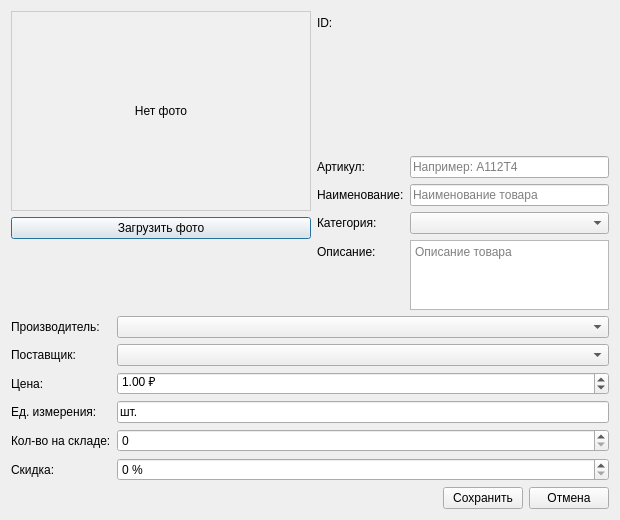
<?xml version="1.0" encoding="UTF-8"?>
<ui version="4.0">
 <class>ProductEditDialog</class>
 <widget class="QDialog" name="ProductEditDialog">
  <property name="geometry">
   <rect><x>0</x><y>0</y><width>620</width><height>520</height></rect>
  </property>
  <property name="windowTitle"><string>Товар</string></property>
  <property name="minimumSize"><size><width>600</width><height>0</height></size></property>
  <layout class="QVBoxLayout" name="mainLayout">
   <!-- ═══ верх: фото слева, поля справа ═══ -->
   <item>
    <layout class="QHBoxLayout" name="topLayout">
     <item>
      <layout class="QVBoxLayout" name="imageLayout">
       <item>
        <widget class="QLabel" name="photo_label">
         <property name="minimumSize"><size><width>300</width><height>200</height></size></property>
         <property name="maximumSize"><size><width>300</width><height>200</height></size></property>
         <property name="alignment"><set>Qt::AlignCenter</set></property>
         <property name="styleSheet"><string>border:1px solid #ccc;background:#f0f0f0;</string></property>
         <property name="text"><string>Нет фото</string></property>
        </widget>
       </item>
       <item>
        <widget class="QPushButton" name="upload_btn">
         <property name="text"><string>Загрузить фото</string></property>
        </widget>
       </item>
       <item>
        <spacer name="imgSpacer">
         <property name="orientation"><enum>Qt::Vertical</enum></property>
         <property name="sizeHint" stdset="0"><size><width>20</width><height>40</height></size></property>
        </spacer>
       </item>
      </layout>
     </item>
     <item>
      <layout class="QFormLayout" name="rightForm">
       <item row="0" column="0">
        <widget class="QLabel" name="id_text_label">
         <property name="text"><string>ID:</string></property>
        </widget>
       </item>
       <item row="0" column="1">
        <widget class="QLabel" name="id_value">
         <property name="text"><string/>
         </property>
         <property name="font"><font><bold>true</bold></font></property>
        </widget>
       </item>
       <item row="1" column="0">
        <widget class="QLabel" name="artLbl">
         <property name="text"><string>Артикул:</string></property>
        </widget>
       </item>
       <item row="1" column="1">
        <widget class="QLineEdit" name="article_input">
         <property name="placeholderText"><string>Например: A112T4</string></property>
        </widget>
       </item>
       <item row="2" column="0">
        <widget class="QLabel" name="nameLbl">
         <property name="text"><string>Наименование:</string></property>
        </widget>
       </item>
       <item row="2" column="1">
        <widget class="QLineEdit" name="name_input">
         <property name="placeholderText"><string>Наименование товара</string></property>
        </widget>
       </item>
       <item row="3" column="0">
        <widget class="QLabel" name="catLbl">
         <property name="text"><string>Категория:</string></property>
        </widget>
       </item>
       <item row="3" column="1">
        <widget class="QComboBox" name="category_cb"/>
       </item>
       <item row="4" column="0">
        <widget class="QLabel" name="descLbl">
         <property name="text"><string>Описание:</string></property>
        </widget>
       </item>
       <item row="4" column="1">
        <widget class="QTextEdit" name="description_input">
         <property name="maximumSize"><size><width>16777215</width><height>70</height></size></property>
         <property name="placeholderText"><string>Описание товара</string></property>
        </widget>
       </item>
      </layout>
     </item>
    </layout>
   </item>
   <!-- ═══ нижние поля ═══ -->
   <item>
    <layout class="QFormLayout" name="bottomForm">
     <item row="0" column="0">
      <widget class="QLabel" name="manLbl">
       <property name="text"><string>Производитель:</string></property>
      </widget>
     </item>
     <item row="0" column="1">
      <widget class="QComboBox" name="manufacturer_cb"/>
     </item>
     <item row="1" column="0">
      <widget class="QLabel" name="supLbl">
       <property name="text"><string>Поставщик:</string></property>
      </widget>
     </item>
     <item row="1" column="1">
      <widget class="QComboBox" name="supplier_cb"/>
     </item>
     <item row="2" column="0">
      <widget class="QLabel" name="priceLbl">
       <property name="text"><string>Цена:</string></property>
      </widget>
     </item>
     <item row="2" column="1">
      <widget class="QDoubleSpinBox" name="price_input">
       <property name="minimum"><double>0.010000000000000</double></property>
       <property name="maximum"><double>99999999.990000000000000</double></property>
       <property name="decimals"><number>2</number></property>
       <property name="suffix"><string> ₽</string></property>
       <property name="value"><double>1.000000000000000</double></property>
      </widget>
     </item>
     <item row="3" column="0">
      <widget class="QLabel" name="unitLbl">
       <property name="text"><string>Ед. измерения:</string></property>
      </widget>
     </item>
     <item row="3" column="1">
      <widget class="QLineEdit" name="unit_input">
       <property name="text"><string>шт.</string></property>
       <property name="placeholderText"><string>шт., пара, кг …</string></property>
      </widget>
     </item>
     <item row="4" column="0">
      <widget class="QLabel" name="stockLbl">
       <property name="text"><string>Кол-во на складе:</string></property>
      </widget>
     </item>
     <item row="4" column="1">
      <widget class="QSpinBox" name="stock_input">
       <property name="maximum"><number>99999999</number></property>
      </widget>
     </item>
     <item row="5" column="0">
      <widget class="QLabel" name="discLbl">
       <property name="text"><string>Скидка:</string></property>
      </widget>
     </item>
     <item row="5" column="1">
      <widget class="QSpinBox" name="discount_input">
       <property name="maximum"><number>100</number></property>
       <property name="suffix"><string> %</string></property>
      </widget>
     </item>
    </layout>
   </item>
   <!-- ═══ кнопки ═══ -->
   <item>
    <layout class="QHBoxLayout" name="btnLayout">
     <item>
      <spacer name="btnSpacer">
       <property name="orientation"><enum>Qt::Horizontal</enum></property>
       <property name="sizeHint" stdset="0"><size><width>40</width><height>20</height></size></property>
      </spacer>
     </item>
     <item>
      <widget class="QPushButton" name="save_btn">
       <property name="text"><string>Сохранить</string></property>
      </widget>
     </item>
     <item>
      <widget class="QPushButton" name="cancel_btn">
       <property name="text"><string>Отмена</string></property>
      </widget>
     </item>
    </layout>
   </item>
  </layout>
 </widget>
 <resources/>
 <connections/>
</ui>
